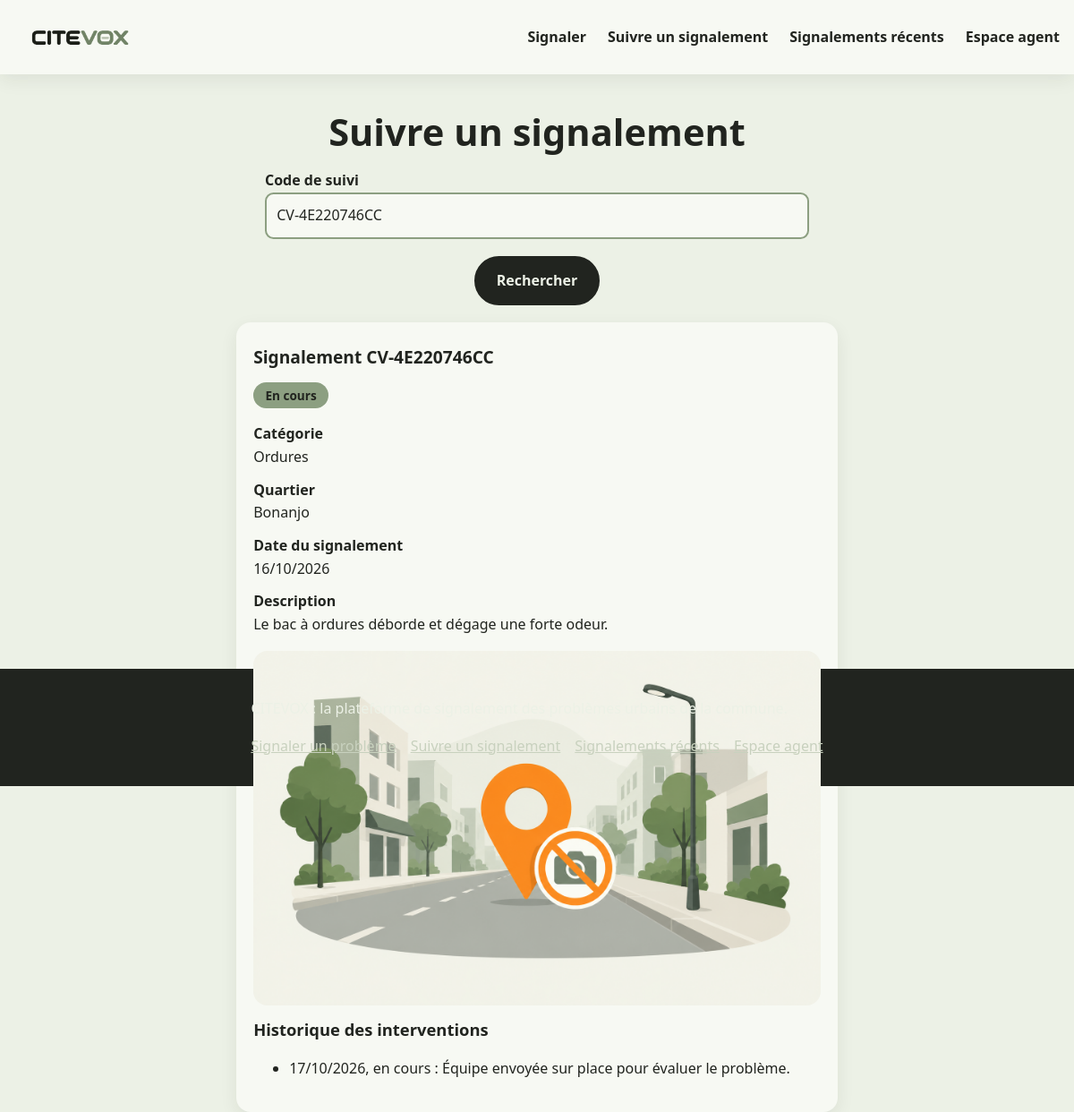
The app's page /suivre?code=CV-4E220746CC with its own data.
### tables this page shows
CREATE TABLE signalements (
    id INTEGER PRIMARY KEY AUTOINCREMENT,
    code_suivi TEXT NOT NULL UNIQUE,
    categorie_id INTEGER NOT NULL REFERENCES categories(id),
    quartier_id INTEGER NOT NULL REFERENCES quartiers(id),
    description TEXT NOT NULL CHECK (length(description) >= 20),
    reperage TEXT NOT NULL,
    telephone TEXT NOT NULL CHECK (length(telephone) = 9),
    photo TEXT,                         -- nom généré par le serveur (facultatif)
    statut TEXT NOT NULL DEFAULT 'nouveau'
        CHECK (statut IN ('nouveau', 'en_cours', 'resolu', 'rejete')),
    cree_le TEXT NOT NULL DEFAULT CURRENT_TIMESTAMP   -- UTC
);

CREATE TABLE categories (
    id INTEGER PRIMARY KEY AUTOINCREMENT,
    nom TEXT NOT NULL UNIQUE,
    slug TEXT NOT NULL UNIQUE,          -- nom des images : images/categories/<slug>.jpg
    service TEXT NOT NULL               -- service responsable
);

CREATE TABLE quartiers (
    id INTEGER PRIMARY KEY AUTOINCREMENT,
    nom TEXT NOT NULL UNIQUE
);

CREATE TABLE interventions (
    id INTEGER PRIMARY KEY AUTOINCREMENT,
    signalement_id INTEGER NOT NULL REFERENCES signalements(id) ON DELETE CASCADE,
    agent_id INTEGER NOT NULL REFERENCES agents(id),
    date_intervention TEXT NOT NULL DEFAULT CURRENT_TIMESTAMP,
    commentaire TEXT NOT NULL,          -- pour un rejet : le motif
    nouveau_statut TEXT NOT NULL CHECK (nouveau_statut IN ('en_cours', 'resolu', 'rejete'))
);

### app.py (the view)
@app.route("/suivre")
def suivre():
    code = request.args.get("code", "").strip().upper()
    s = historique = None
    if code:
        s = requete("SELECT s.*, c.nom AS categorie, q.nom AS quartier FROM signalements s"
                    " JOIN categories c ON c.id = s.categorie_id JOIN quartiers q ON q.id = s.quartier_id"
                    " WHERE s.code_suivi = ?", (code,), un=True)
        if s is None:
            flash("Aucun signalement ne correspond à ce code.", "erreur")
        else:  # ni téléphone, ni agent, ni identifiant interne
            historique = requete("SELECT date_intervention, commentaire, nouveau_statut FROM interventions"
                                 " WHERE signalement_id = ? ORDER BY date_intervention, id", (s["id"],))
    return render_template("suivre.html", code=code, s=s, historique=historique), (404 if code and s is None else 200)

### app.py (called while the page is built)
def get_db():
    if "db" not in g:
        g.db = sqlite3.connect(app.config["DATABASE"])
        g.db.row_factory = sqlite3.Row
        g.db.execute("PRAGMA foreign_keys = ON")
    return g.db

@app.teardown_appcontext
def fermer_db(exception):
    db = g.pop("db", None)
    if db is not None:
        db.close()

def requete(sql, params=(), un=False):
    curseur = get_db().execute(sql, params)
    return curseur.fetchone() if un else curseur.fetchall()

@app.before_request
def preparer_requete():
    if request.method == "POST":
        attendu, recu = session.get("csrf", ""), request.form.get("csrf", "")
        if not attendu or not hmac.compare_digest(recu.encode(), attendu.encode()):
            abort(400)
    g.agent = None
    if "agent_id" in session:
        g.agent = requete("SELECT * FROM agents WHERE id = ?", (session["agent_id"],), un=True)

@app.after_request
def entetes_securite(reponse):
    reponse.headers["X-Content-Type-Options"] = "nosniff"
    reponse.headers["Content-Security-Policy"] = "default-src 'self'; img-src 'self' blob:"
    return reponse

@app.context_processor
def contexte():
    return {"agent": g.get("agent"), "STATUTS": STATUTS}

@app.template_filter()
def date_fr(valeur):
    return datetime.strptime(valeur, "%Y-%m-%d %H:%M:%S").strftime("%d/%m/%Y")

### templates/suivre.html (shortened to what this page needs)
{% extends "base.html" %}
{% block contenu %}
<div style="height: 70vh;">
  <h1 style="text-align: center;">Suivre un signalement</h1>
  <form class="formulaire" method="get">
    <label for="code">Code de suivi</label>
    <input id="code" name="code" value="{{ code }}" placeholder="CV-XXXXXXXXXX" autocomplete="off" required>
    <button class="bouton" type="submit">Rechercher</button>
  </form>
  {% if s %}
  <article class="carte detail" style="margin: 0 auto;">
    <h2>Signalement {{ s.code_suivi }}</h2>
    <p><span class="statut {{ s.statut }}">{{ STATUTS[s.statut] }}</span></p>
    <dl>
      <dt>Catégorie</dt><dd>{{ s.categorie }}</dd>
      <dt>Quartier</dt><dd>{{ s.quartier }}</dd>
      <dt>Date du signalement</dt><dd>{{ s.cree_le|date_fr }}</dd>
      <dt>Description</dt><dd>{{ s.description }}</dd>
    </dl>
    {% if s.photo %}<img class="visuel" src="{{ url_for('static', filename='uploads/' ~ s.photo) }}" alt="Photo du problème signalé">{% endif %}
    <h3>Historique des interventions</h3>
    {% if historique %}
    <ul>
      {% for i in historique %}<li>{{ i.date_intervention|date_fr }}, {{ STATUTS[i.nouveau_statut]|lower }} : {{ i.commentaire }}</li>{% endfor %}
    </ul>
    {% else %}
    <p>Aucune intervention pour le moment.</p>
    {% endif %}
  </article>
  {% endif %}
</div>
{% endblock %}

### static/css/style.css (style rules this page uses)
:root { --ivory: #ecf1e6; --ash-grey: #c0c8b6; --ash-grey-2: #c8d1be; --carbon-black: #21241f; --muted-teal: #8c9f81; --teal-fonce: #55654d; --carte: #f7f9f3; --rayon: 1rem; --ombre: 0 .4rem 1.2rem rgba(33, 36, 31, .08); }
* { box-sizing: border-box; }
body { margin: 0; font-family: "Segoe UI", Arial, sans-serif; line-height: 1.6; color: var(--carbon-black); background: var(--ivory); }
h1 { font-size: 1.9rem; line-height: 1.2; margin: 1.5rem 0 1rem; }
h2 { font-size: 1.5rem; line-height: 1.25; margin: 2.5rem 0 1rem; }
h3 { font-size: 1.15rem; margin: 0 0 .4rem; }
img { max-width: 100%; height: auto; display: block; }
.bouton { display: inline-block; padding: .8rem 1.4rem; border: 2px solid var(--carbon-black); border-radius: 2rem; background: var(--carbon-black); color: var(--ivory); font: inherit; font-weight: 700; text-decoration: none; cursor: pointer; }
.visuel { width: 100%; aspect-ratio: 4 / 3; object-fit: cover; border-radius: var(--rayon); }
.carte, .chiffre { margin: 0; padding: 1.2rem; border-radius: var(--rayon); background: var(--carte); box-shadow: var(--ombre); }
.carte .visuel { margin-bottom: .8rem; aspect-ratio: 16 / 10; }
.carte h2 { margin: .5rem 0; font-size: 1.2rem; }
h1:not(#accueil), .precedes-form { text-align: center; }
.formulaire { max-width: 38rem; margin: 0 auto; }
label { display: block; margin-top: 1rem; font-weight: 600; }
input, select, textarea { width: 100%; padding: .7rem; border: 2px solid var(--muted-teal); border-radius: .6rem; background: var(--carte); color: inherit; font: inherit; }
.formulaire .bouton { margin: 1.2rem auto; display: block; }
.statut { display: inline-block; padding: .1rem .7rem; border: 2px solid transparent; border-radius: 1rem; background: var(--ash-grey); font-size: .85rem; font-weight: 700; }
.statut.en_cours { background: var(--muted-teal); }
.detail { max-width: 42rem; margin-top: 1.5rem; }
dt { font-weight: 700; }
dd { margin: 0 0 .7rem; }
@media (min-width: 992px) { h1 { font-size: 2.6rem; } }

### records on screen
signalements: code_suivi "CV-4E220746CC", statut "En cours", cree_le "16/10/2026", description "Le bac à ordures déborde et dégage une forte odeur.", photo (placeholder picture)
categories: categorie "Ordures"
quartiers: quartier "Bonanjo"
interventions: date_intervention "17/10/2026", nouveau_statut "en cours", commentaire "Équipe envoyée sur place pour évaluer le problème."
